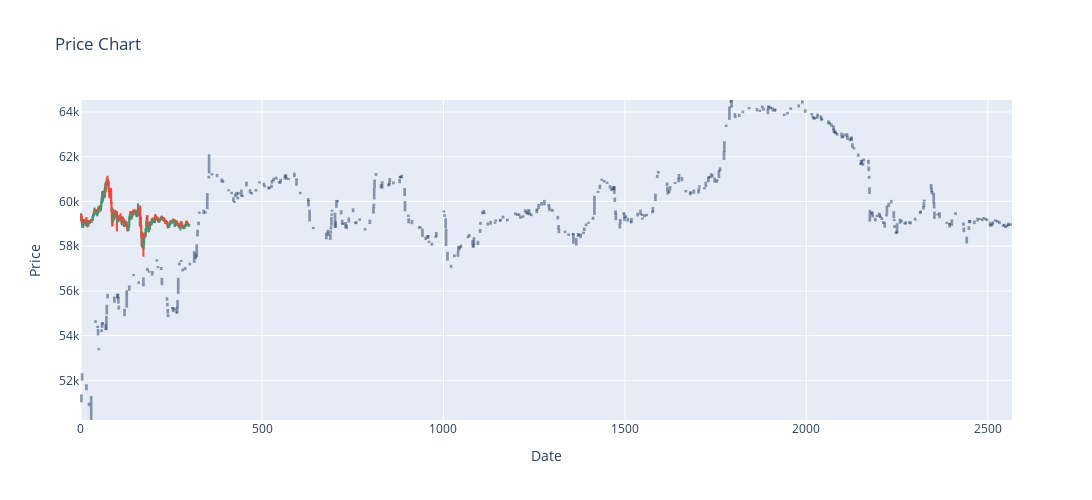

Here is the notebook cell this chart was saved with:
### Code cell
algo.identify_fvgs()
pt = gu.PlottingTool(width=1200, height=500)
pt.draw_candlesticks(pair_df)
for fvg in algo.fvg_list:
    pt.fig.add_shape(type="rect",
                     x0=fvg.middle_candle - 1,
                     y0=fvg.fvg_lower,
                     x1=fvg.middle_candle + 1,
                     y1=fvg.fvg_upper,
                     fillcolor="blue",
                     opacity=0.5,
                     name="FVG")

pt.show()
pt.save_plot(scale=3)
